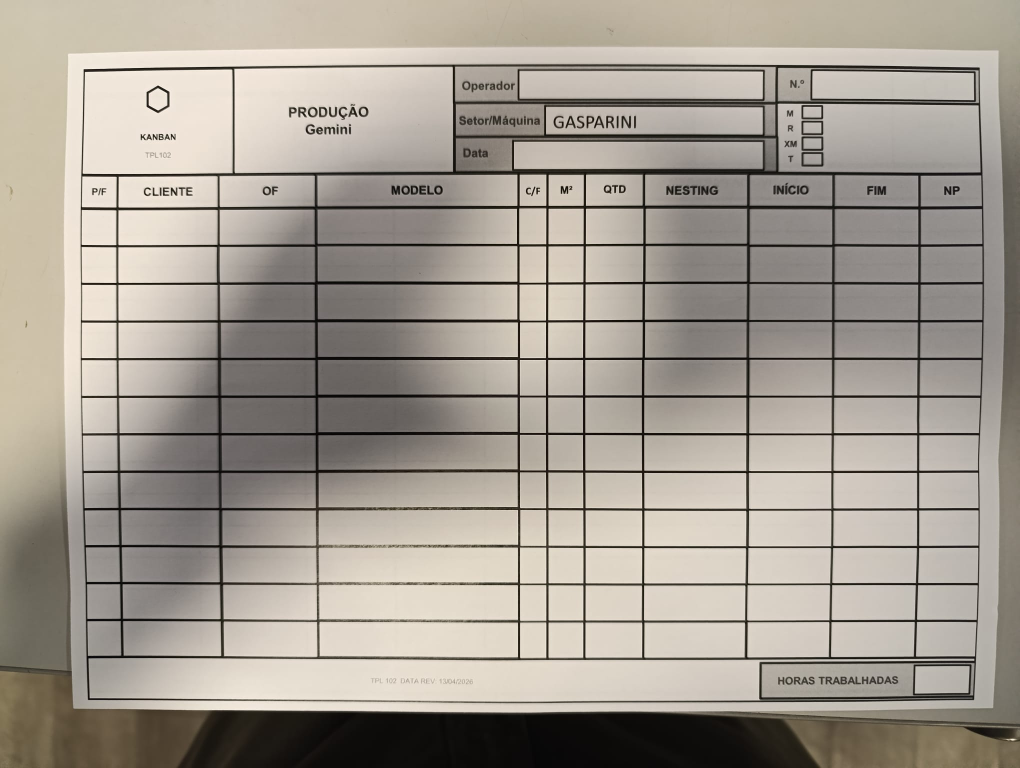
#> input picture PHOTO-2026-05-11-11-36-38.jpg, 2040 x 1536 px (shown at 1/2 size)
$ python -i crops.py   (imports and definitions only)
#> lines starting #> are read from the running program, lines starting #| are printed output that depends on the picture
#> further down, picture is the input picture: PIL image 2040x1536 RGB; mean R, G, B 163, 155.7, 145.8
"""Split a Kanban photo into 3 region crops.

Layout assumption (validated against the 19 Apr-2026 sample sheets):

```
0%   ┌────────────────────────────────┐
     │ KANBAN logo · PRODUÇÃO · OPER. │   header
     │ N° / SETOR / DATA              │
22%  ├────────────────────────────────┤
     │ PRI | CLIENTE | OV | OF | ...  │
     │  ...rows...                    │   table
     │                                │
85%  ├────────────────────────────────┤
     │ COLUNAS PRODUZIDAS | HORAS     │   footer
100% └────────────────────────────────┘
```

Each crop is widened by 4 pp on the boundaries (so header overlaps
table by ~4 pp on the seam) — gives the model a bit of vertical
context to disambiguate cells that touch the boundary.
"""
from __future__ import annotations

import hashlib
from dataclasses import dataclass

from PIL import Image

# Boundaries as fractions of total image height. Seams overlap by a
# few percent so the model can read cells that straddle them.
_HEADER_END = 0.22
_TABLE_START = 0.18
_TABLE_END = 0.87
_FOOTER_START = 0.83


@dataclass(frozen=True)
class Crops:
    """Three crops of a single Kanban image, plus a stable id."""

    header: Image.Image
    table: Image.Image
    footer: Image.Image
    source_sha: str  # sha256 of the original image bytes (short)

    def to_dict(self) -> dict[str, Image.Image]:
        return {"header": self.header, "table": self.table, "footer": self.footer}


def _hash_image(image: Image.Image) -> str:
    """Cheap stable id for the image. Used in audit logs."""
    h = hashlib.sha256()
    h.update(f"{image.size[0]}x{image.size[1]}".encode())
    # Sample 64x64 thumbnail bytes — enough to differentiate sheets,
    # cheap to compute. Not a cryptographic identifier.
    thumb = image.copy()
    thumb.thumbnail((64, 64))
    h.update(thumb.tobytes())
    return h.hexdigest()[:12]


def split_kanban(image: Image.Image) -> Crops:
    """Return :class:`Crops` of the input image. Caller controls
    encoding and resize downstream."""
    width, height = image.size
#> width = 2040; height = 1536
    header = image.crop((0, 0, width, int(height * _HEADER_END)))
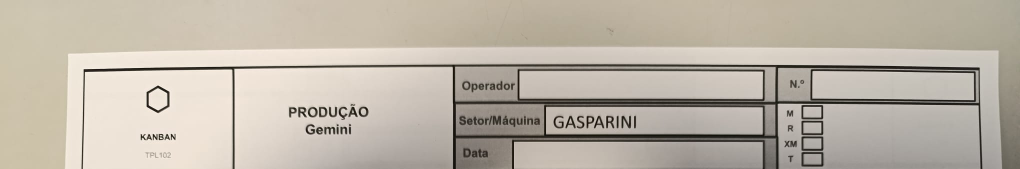
#> header: PIL image 2040x337 RGB (shown at 1/2 size); mean R, G, B 188.6, 180.4, 168
    table = image.crop(
        (0, int(height * _TABLE_START), width, int(height * _TABLE_END))
    )
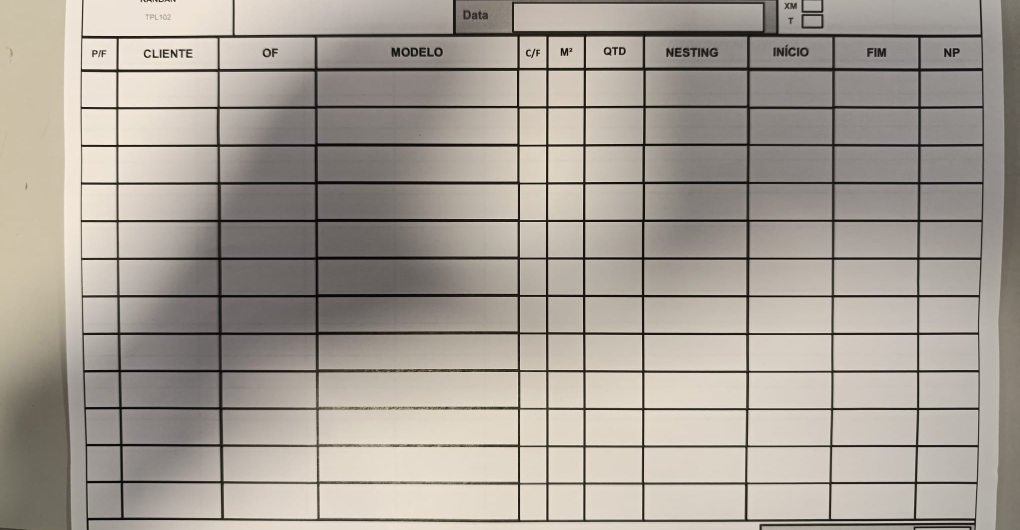
#> table: PIL image 2040x1060 RGB (shown at 1/2 size); mean R, G, B 165.2, 158.1, 149.3
    footer = image.crop((0, int(height * _FOOTER_START), width, height))
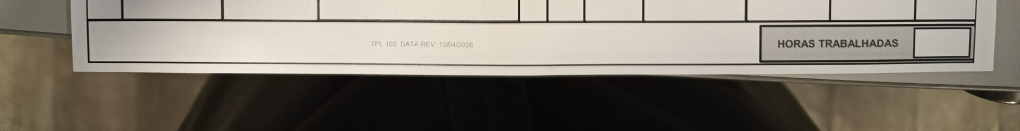
#> footer: PIL image 2040x262 RGB (shown at 1/2 size); mean R, G, B 129.5, 122.6, 111.6
    return Crops(
        header=header,
        table=table,
        footer=footer,
        source_sha=_hash_image(image),
    )
#> in _hash_image, `thumb.thumbnail((64, 64))`:
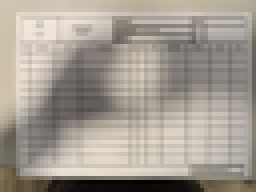
#> thumb: PIL image 64x48 RGB (shown 4 times larger); mean R, G, B 163, 155.7, 145.8

>>> from PIL import Image
>>> picture = Image.open('../../../../PHOTO-2026-05-11-11-36-38.jpg')
>>> result = split_kanban(picture)

$ run again, on PHOTO-2026-05-11-11-36-58.jpg
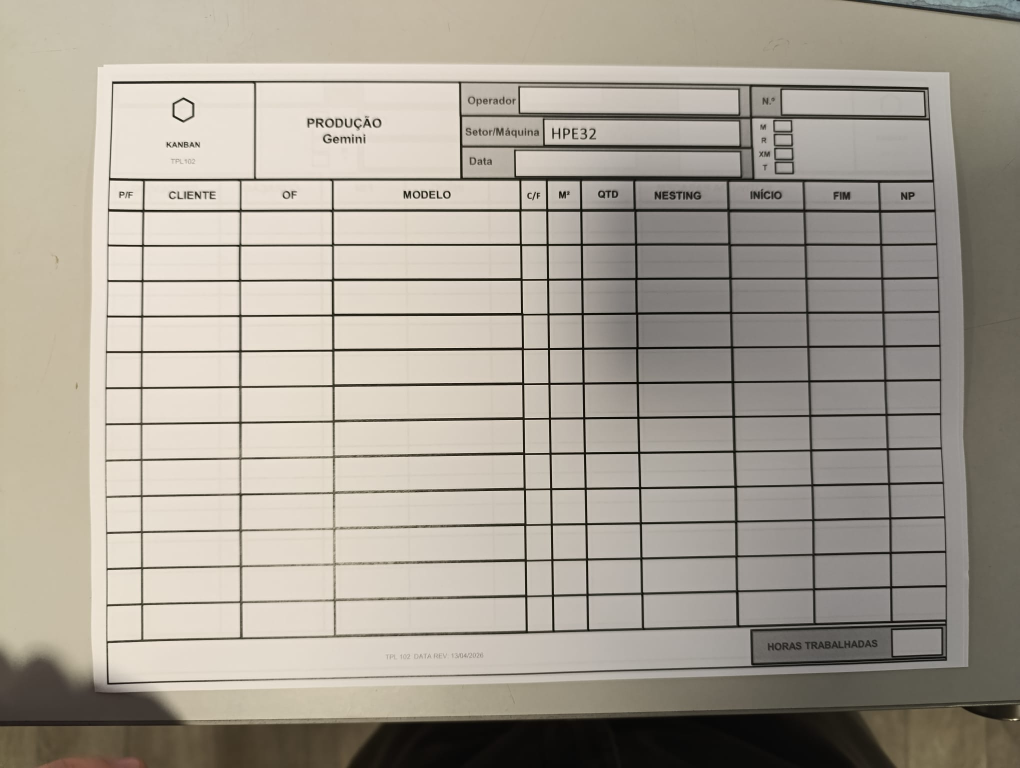
#> input picture PHOTO-2026-05-11-11-36-58.jpg, 2040 x 1536 px (shown at 1/2 size)
#> picture is the input picture: PIL image 2040x1536 RGB; mean R, G, B 166.7, 159.8, 148.5
#> in split_kanban, `footer = image.crop((0, int(height * _FOOTER_START), width, height))`:
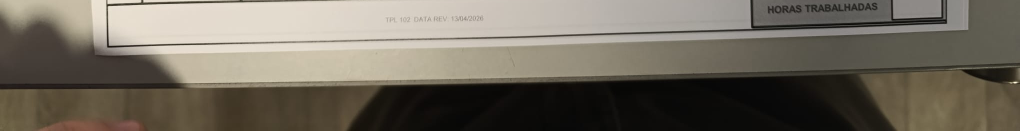
#> footer: PIL image 2040x262 RGB (shown at 1/2 size); mean R, G, B 113.4, 106.8, 95
#> in _hash_image, `thumb.thumbnail((64, 64))`:
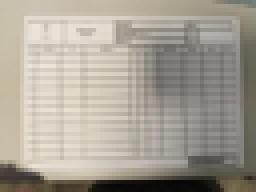
#> thumb: PIL image 64x48 RGB (shown 4 times larger); mean R, G, B 166.7, 159.8, 148.5

$ run again, on PHOTO-2026-05-11-11-37-20.jpg
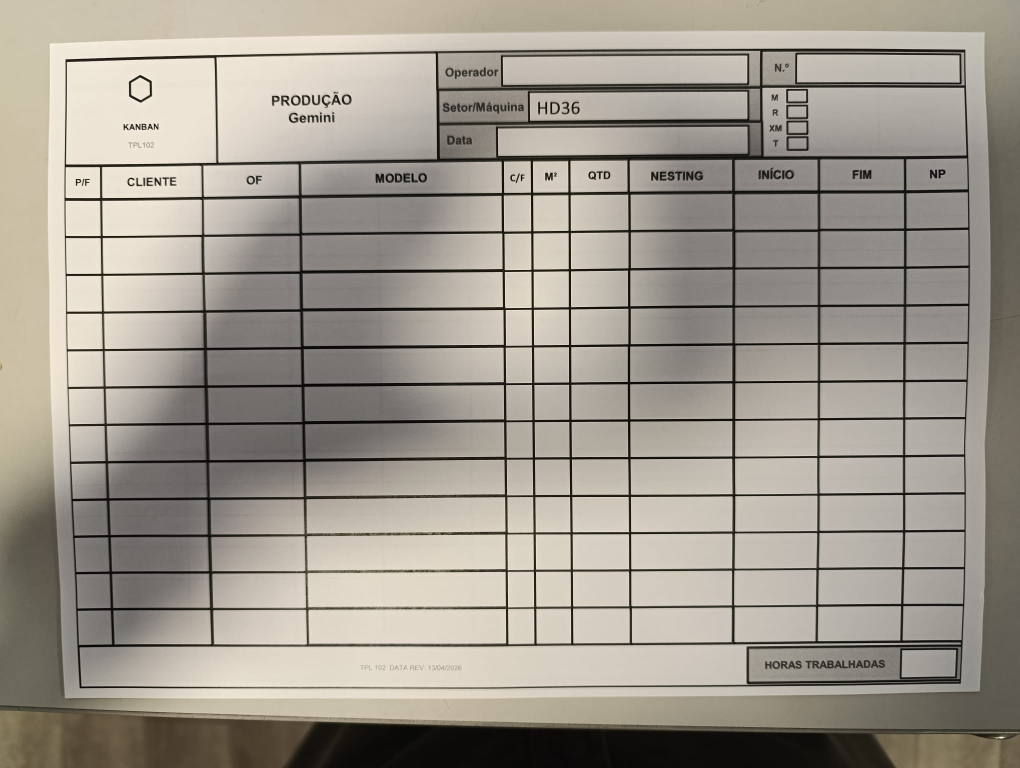
#> input picture PHOTO-2026-05-11-11-37-20.jpg, 2040 x 1536 px (shown at 1/2 size)
#> picture is the input picture: PIL image 2040x1536 RGB; mean R, G, B 158.9, 152.5, 142.2
#> in split_kanban, `footer = image.crop((0, int(height * _FOOTER_START), width, height))`:
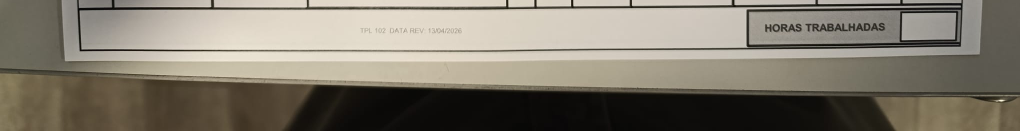
#> footer: PIL image 2040x262 RGB (shown at 1/2 size); mean R, G, B 128.8, 122.3, 109.5
#> in _hash_image, `thumb.thumbnail((64, 64))`:
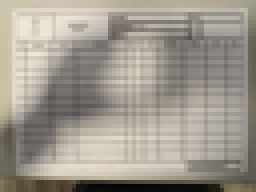
#> thumb: PIL image 64x48 RGB (shown 4 times larger); mean R, G, B 158.8, 152.5, 142.2

$ run again, on PHOTO-2026-05-11-11-37-48.jpg
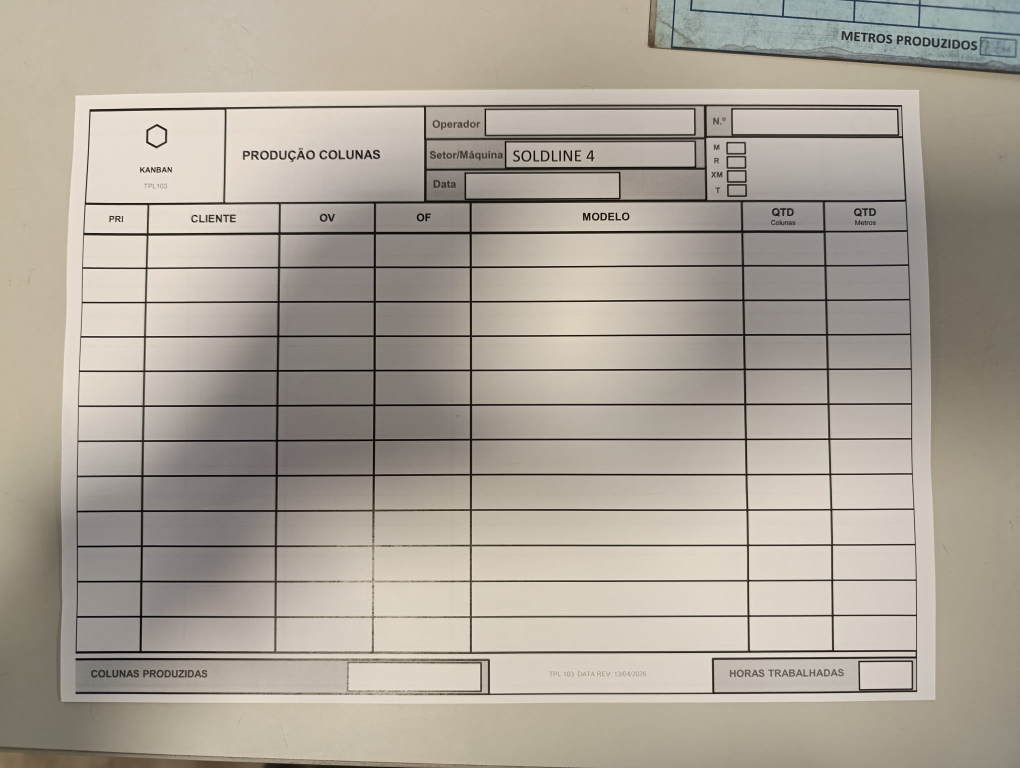
#> input picture PHOTO-2026-05-11-11-37-48.jpg, 2040 x 1536 px (shown at 1/2 size)
#> picture is the input picture: PIL image 2040x1536 RGB; mean R, G, B 171.8, 164, 152.5
#> in split_kanban, `footer = image.crop((0, int(height * _FOOTER_START), width, height))`:
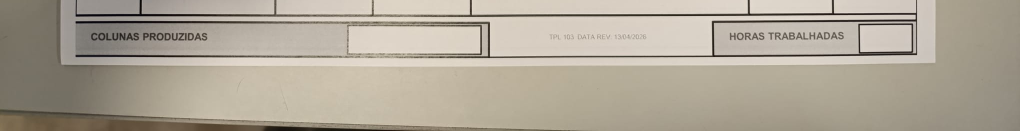
#> footer: PIL image 2040x262 RGB (shown at 1/2 size); mean R, G, B 174.3, 166, 151.5
#> in _hash_image, `thumb.thumbnail((64, 64))`:
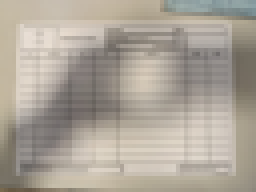
#> thumb: PIL image 64x48 RGB (shown 4 times larger); mean R, G, B 171.8, 164, 152.6
